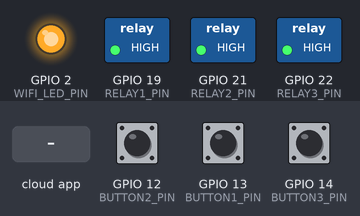
The sketch below on a simulated ESP32. On the bench: switched loads named in the sketch (green lamp = pin HIGH), output pins drawn as LEDs (lit = HIGH). Inputs (shaded band) come from the test bench; at power-on: GPIO 12 (BUTTON2_PIN) HIGH, GPIO 13 (BUTTON1_PIN) HIGH, GPIO 14 (BUTTON3_PIN) HIGH. WiFi joins after 1.5 s; servers stay silent unless stated.

Above: at 2.3 s.
2.4 s: the phone or cloud app sets 6889cacbedeca866fe96e2ee to 0
At 3.8 s:
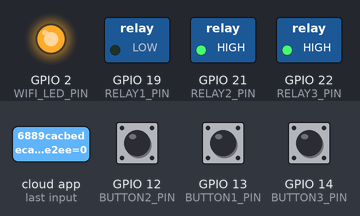
5.4 s: the phone or cloud app sets 6889caffddd2551252ba8a70 to 0
At 6.1 s:
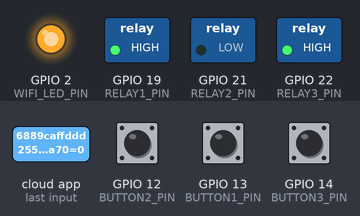
8.4 s: the phone or cloud app sets 6889cb32edeca866fe96e336 to 0
At 9.6 s:
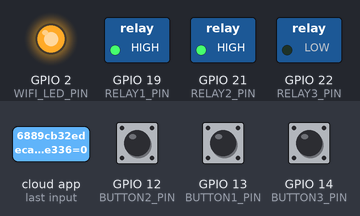
11.4 s: the phone or cloud app sets 6889cb32edeca866fe96e336 to 1
At 14.2 s:
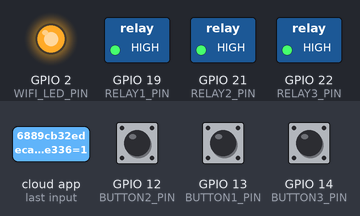
14.4 s: the phone or cloud app sets 6889cacbedeca866fe96e2ee to 1
At 15.4 s:
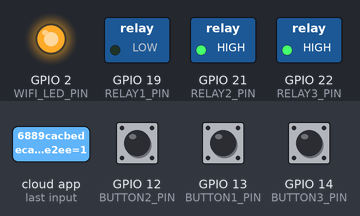
Timing chart, 0 to 17.9 s (numbered marks = the images above; inputs shaded):
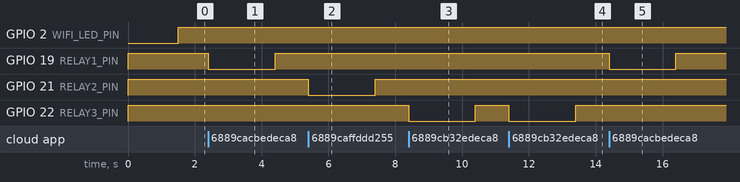

The sketch:

SINRIC32_PUMP_OK_TESTED31_07_2025_MOMENTRY_PUSH.ino
```cpp
/*********** Sinric Pro Momentary Relay Control - 3 Channels ***********/
#include <WiFi.h>
#include <SinricPro.h>
#include <SinricProSwitch.h>

// WiFi credentials
#define WIFI_SSID     "ElectroConnect"
#define WIFI_PASS     "vikash9296"

// Sinric Pro credentials
#define APP_KEY       "c7303938-59fa-4ad2-a3de-e62d9bae9cec"
#define APP_SECRET    "c41c8855-b93b-496c-bf27-43f0f72c2dc8-4e754444-82cd-4acb-bb2c-c9cfe22b9b13"

// Device IDs
#define DEVICE_ID_1   "6889cacbedeca866fe96e2ee"  // Relay 1
#define DEVICE_ID_2   "6889caffddd2551252ba8a70"  // Relay 2
#define DEVICE_ID_3   "6889cb32edeca866fe96e336"  // Relay 3

// Relay pins (active LOW)
#define RELAY1_PIN    19
#define RELAY2_PIN    21
#define RELAY3_PIN    22

// Push button pins
#define BUTTON1_PIN   13
#define BUTTON2_PIN   12
#define BUTTON3_PIN   14

// WiFi indicator LED
#define WIFI_LED_PIN  2

// Momentary ON duration (milliseconds)
#define PULSE_TIME    2000

unsigned long lastReconnectAttempt = 0;

void setupRelay(int pin) {
  digitalWrite(pin, HIGH);  // OFF for active-low relay
  pinMode(pin, OUTPUT);
}

void pulseRelay(int relayPin) {
  digitalWrite(relayPin, LOW);    // ON
  delay(PULSE_TIME);
  digitalWrite(relayPin, HIGH);   // OFF
}

void setupButton(int buttonPin, void (*callback)()) {
  pinMode(buttonPin, INPUT_PULLUP);
  attachInterrupt(digitalPinToInterrupt(buttonPin), callback, FALLING);
}

IRAM_ATTR void handleButton1() { pulseRelay(RELAY1_PIN); }
IRAM_ATTR void handleButton2() { pulseRelay(RELAY2_PIN); }
IRAM_ATTR void handleButton3() { pulseRelay(RELAY3_PIN); }

bool onPowerState1(const String &deviceId, bool &state) {
  if (deviceId == DEVICE_ID_1) pulseRelay(RELAY1_PIN);
  else if (deviceId == DEVICE_ID_2) pulseRelay(RELAY2_PIN);
  else if (deviceId == DEVICE_ID_3) pulseRelay(RELAY3_PIN);
  return true;
}

void setupSinricPro() {
  SinricProSwitch &mySwitch1 = SinricPro[DEVICE_ID_1];
  SinricProSwitch &mySwitch2 = SinricPro[DEVICE_ID_2];
  SinricProSwitch &mySwitch3 = SinricPro[DEVICE_ID_3];

  mySwitch1.onPowerState(onPowerState1);
  mySwitch2.onPowerState(onPowerState1);
  mySwitch3.onPowerState(onPowerState1);

  SinricPro.begin(APP_KEY, APP_SECRET);
  SinricPro.restoreDeviceStates(true);
}

void reconnectWiFi() {
  if (WiFi.status() != WL_CONNECTED) {
    WiFi.begin(WIFI_SSID, WIFI_PASS);
    unsigned long startAttemptTime = millis();
    while (WiFi.status() != WL_CONNECTED && millis() - startAttemptTime < 10000) {
      delay(100);
    }
  }
}

void setup() {
  Serial.begin(115200);

  pinMode(WIFI_LED_PIN, OUTPUT);

  setupRelay(RELAY1_PIN);
  setupRelay(RELAY2_PIN);
  setupRelay(RELAY3_PIN);

  setupButton(BUTTON1_PIN, handleButton1);
  setupButton(BUTTON2_PIN, handleButton2);
  setupButton(BUTTON3_PIN, handleButton3);

  WiFi.begin(WIFI_SSID, WIFI_PASS);
  setupSinricPro();
}

void loop() {
  if (WiFi.status() == WL_CONNECTED) {
    digitalWrite(WIFI_LED_PIN, HIGH);
    SinricPro.handle();
  } else {
    digitalWrite(WIFI_LED_PIN, LOW);
    if (millis() - lastReconnectAttempt > 10000) {
      lastReconnectAttempt = millis();
      reconnectWiFi();
      if (WiFi.status() == WL_CONNECTED) {
        SinricPro.begin(APP_KEY, APP_SECRET);
      }
    }
  }
}
```

Measured:
- after the input at 2.4 s, GPIO 19 (RELAY1_PIN): HIGH → LOW at once, → HIGH 2.0 s later
- after the input at 5.4 s, GPIO 21 (RELAY2_PIN): HIGH → LOW at once, → HIGH 2.0 s later
- after the input at 8.4 s, GPIO 22 (RELAY3_PIN): HIGH → LOW at once, → HIGH 2.0 s later
- after the input at 11.4 s, GPIO 22 (RELAY3_PIN): HIGH → LOW at once, → HIGH 2.0 s later
- after the input at 14.4 s, GPIO 19 (RELAY1_PIN): HIGH → LOW at once, → HIGH 2.0 s later
